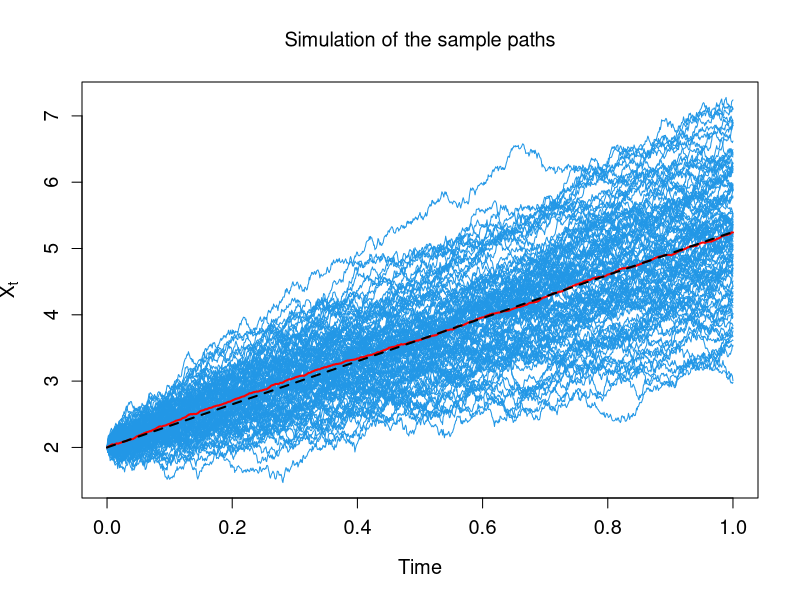

This figure's R source:
################################################
#   Simulation of arithmetic Brownian motion paths
#        SDE:  dXt=mu*dt+sigma*dBt
#   mu in R (drift) and  Sigma>0 (volatility)
#            Author: KACEF,M.A.
#              ENSSEA, 2024
################################################

################################################
#                  Arguments 
################################################
# X0 start value of the process, i.e. X(0)=X0
# The sigma	the volatility of this is a strictly positive numerical value; for example, 0.25 means a volatility of 25%.
# [t0,T] Time interval.
#  N number of simulated paths
# n number of points used to construct a one path of X
# Z is a vector of n random variables distributed as N(0,1)
################################################

abm=function(n,N,t0,T,X0,mu,sigma,Z){
  delta=(T-t0)/n
  X=matrix(nrow=N,ncol=n+1)
  X[,1]=X0
  for(i in 1:N){
  for(j in 2:(n+1)){
    X[i,j]=X[i,j-1]+mu*delta+sigma*sqrt(delta)*Z[i,j-1]
    }}  
  return(X)
    }

#########################################
#           Plot paths function
########################################
plot_paths=function(X,t0,T)
{
  dt=(T-t0)/n
  t=seq(t0,T,by=dt)
  plot(t,type="n",xlim=c(t0,T),ylim=c(min(X),max(X)),ylab=expression(X[t]),xlab="Time",main=expression("Simulation of the sample paths"),cex.lab=1.2,cex.axis=1.2)
  for (j in 1:N)
  {
    lines(t,X[j,],col="#2297E6")
  }
}
########################################
# Example of paths simulation of abm
########################################
n=10^3
N=10^2
t0=0
T=1
dt=(T-t0)/n
X0=2
mu=3.25
sigma=1
Z=matrix(rnorm(N*n),nrow=N,ncol=n)
X=abm(n,N,t0,T,X0,mu,sigma,Z)
plot_paths(X,t0,T)


#########################################
# Mean function of X
# #######################################
# Empirical mean function 
t=seq(t0,T,by=dt)
lines(t,colMeans(X),col='red',lwd=2) 
# Theorical mean function
m=function(t){mu*t+X0}
curve(m,from=t0,to=T,lwd=2,n=10^3,add=TRUE,lty=2)


